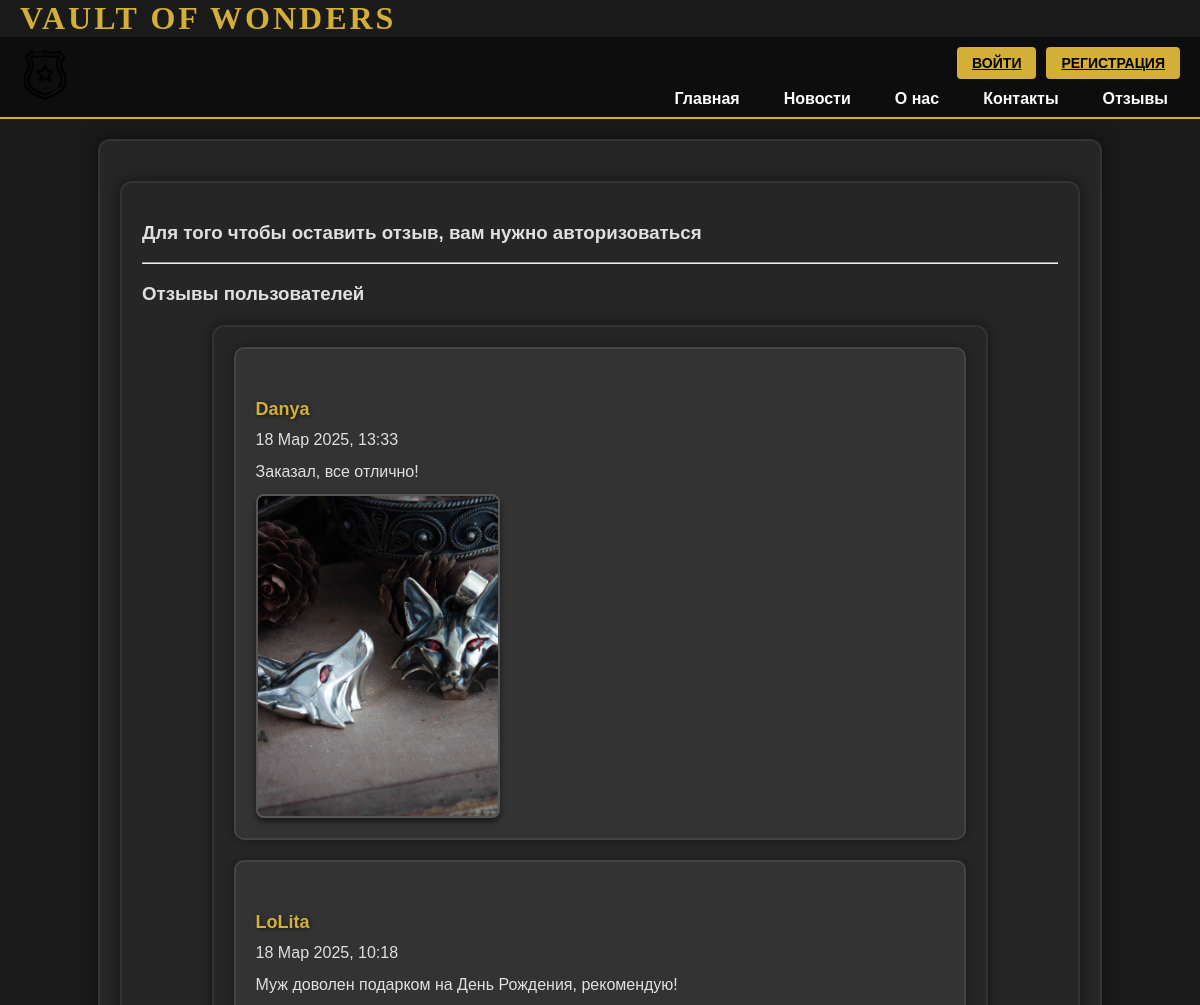
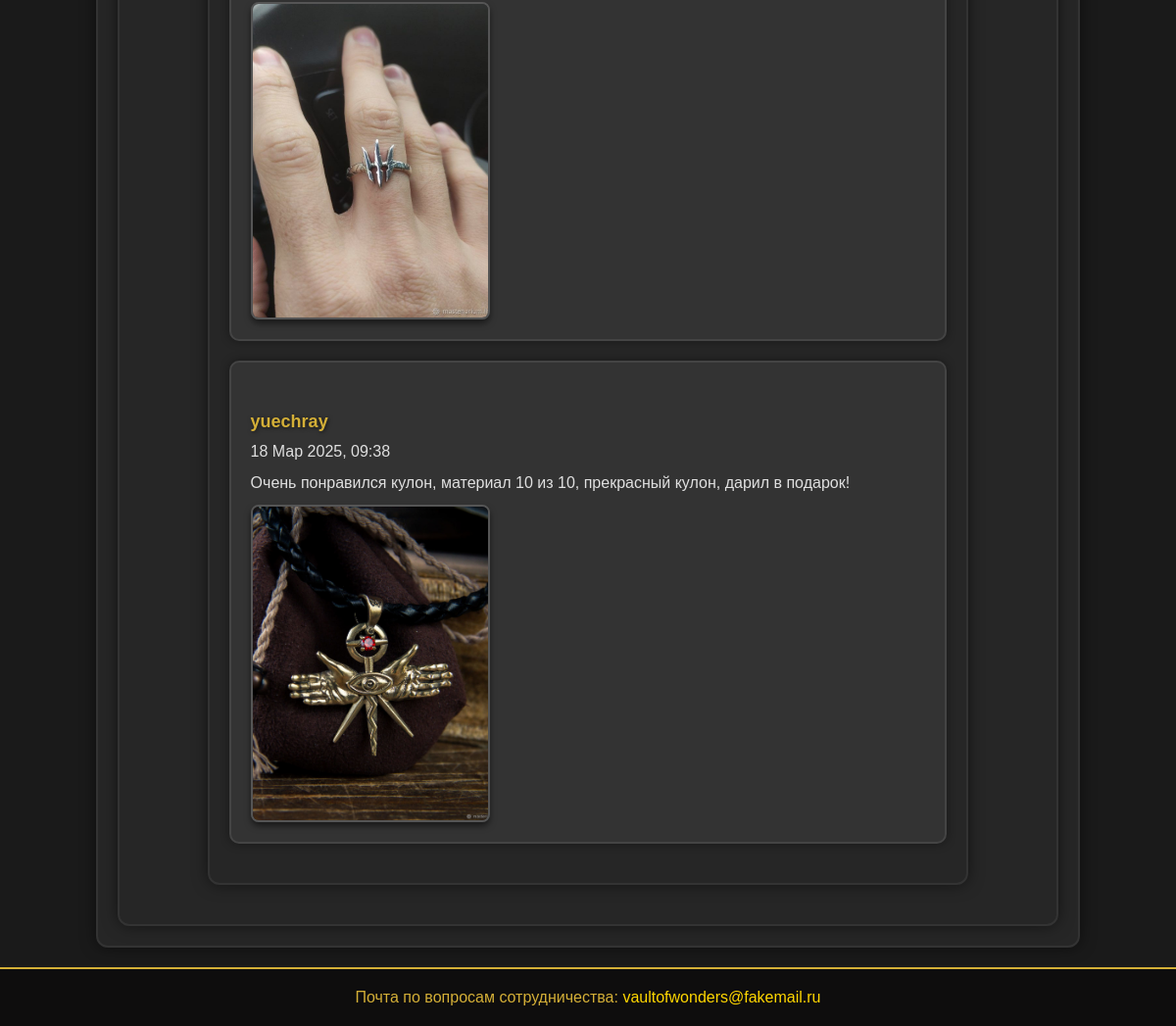
/pool/, run on the app's committed database (2 pictures, top to bottom).
### app/models.py (models this page shows, shortened)
class Review(models.Model):
    author = models.ForeignKey(User, on_delete=models.CASCADE, verbose_name="Автор", null=True, blank=True)
    text = models.TextField(verbose_name="Содержание")
    image = models.ImageField(upload_to="media/Images/", verbose_name="Изображение", null=True, blank=True)
    date_published = models.DateTimeField(default=timezone.now, verbose_name="Дата публикации")
    class Meta:
        verbose_name = "Отзыв"
        verbose_name_plural = "Отзывы"

### app/views.py (the view)
# urls.py: path('pool/', views.pool, name='pool'),
def pool(request):
    if request.method == "POST":
        form = ReviewForm(request.POST, request.FILES)
        if form.is_valid():
            review = form.save(commit=False)
            review.author = request.user
            review.save()
    else:
        form = ReviewForm()
    reviews = Review.objects.all().order_by('-date_published')
    return render(request, 'pool.html', {'form': form, 'reviews': reviews})

### app/templates/pool.html (shortened to what this page needs)
{% extends 'base.html' %}
{% load static %}
{% block content %}
<link href="{% static 'styles/pool.css' %}" rel="stylesheet">
    <div class="reviews">
        {% if user.is_authenticated %}
            <div class="review-form-container">
                <h3 class="mb-3">Оставить отзыв</h3>
                <form enctype="multipart/form-data" method="post" class="review-form">
                    {% csrf_token %}
                    <textarea name="text" class="form-control mb-2" placeholder="Введите ваш отзыв" rows="4" required></textarea>
                    <input type="file" name="image" class="form-control mb-2">
                    <button class="btn btn-primary mt-2" type="submit">Отправить</button>
                </form>
            </div>
        {% else %}
            <h3 class="review-dig">Для того чтобы оставить отзыв, вам нужно авторизоваться</h3>
        {% endif %}
        <hr class="my-4">
        {% if reviews %}
            <h3 class="mb-4">Отзывы пользователей</h3>
            <div class="container my-4">
                <div class="row d-flex justify-content-center">
                    {% for review in reviews %}
                        <div class="col-md-10 col-lg-8 mb-4">
                            <div class="card review-item shadow-sm">
                                <div class="card-body">
                                    <h5 class="card-title mb-2">{{ review.author }}</h5>
                                    <p class="small text-muted">{{ review.date_published|date:"d M Y, H:i" }}</p>
                                    <p class="card-text">{{ review.text }}</p>
                                    {% if review.image %}
                                        <img src="{{ review.image.url }}" alt="Изображение отзыва" class="img-fluid mt-2 rounded">
                                    {% endif %}
                                </div>
                            </div>
                        </div>
                    {% endfor %}
                </div>
            </div>
        {% else %}
            <p class="no-reviews text-muted">Отзывов пока нет. Станьте первым!</p>
        {% endif %}
    </div>
{% endblock %}

### app/static/styles/site.css (style rules this page uses)
body { font-family: Arial, sans-serif; margin: 0; padding: 0; background-color: #1A1A1A; color: #E0E0E0; }
.container { width: 80%; max-width: 1200px; margin: 20px auto; background: #262626; color: #E0E0E0; padding: 20px; border-radius: 12px; border: 2px solid #333; box-shadow: 0 0 15px rgba(0, 0, 0, 0.5); }

### app/static/styles/pool.css (style rules this page uses)
.reviews { margin-top: 20px; padding: 20px; background-color: #262626; border-radius: 12px; border: 2px solid #333; box-shadow: 0 0 15px rgba(0, 0, 0, 0.5); color: #E0E0E0; }
.review-item { background-color: #333; color: #E0E0E0; padding: 20px; border-radius: 10px; border: 2px solid #444; box-shadow: 0 0 10px rgba(0, 0, 0, 0.4); margin-bottom: 20px; }
.review-item h5 { color: #D4AF37; font-size: 18px; font-weight: bold; margin-bottom: 5px; text-shadow: 1px 1px 4px rgba(0, 0, 0, 0.6); }
.review-item p { margin: 8px 0; line-height: 1.5; }
.review-item img { display: block; width: 240px; height: 320px; object-fit: cover; margin-top: 10px; border-radius: 8px; box-shadow: 0 4px 6px rgba(0, 0, 0, 0.5); border: 2px solid #555; }

### data on the page
Review: author "Danya", date_published "18 Мар 2025, 13:33", text "Заказал, все отлично!", image (picture)
Review: author "LoLita", date_published "18 Мар 2025, 10:18", text "Муж доволен подарком на День Рождения, рекомендую!", image (picture)
Review: author "yuechray", date_published "18 Мар 2025, 09:38", text "Очень понравился кулон, материал 10 из 10, прекрасный кулон, дарил в подарок!", image (picture)
